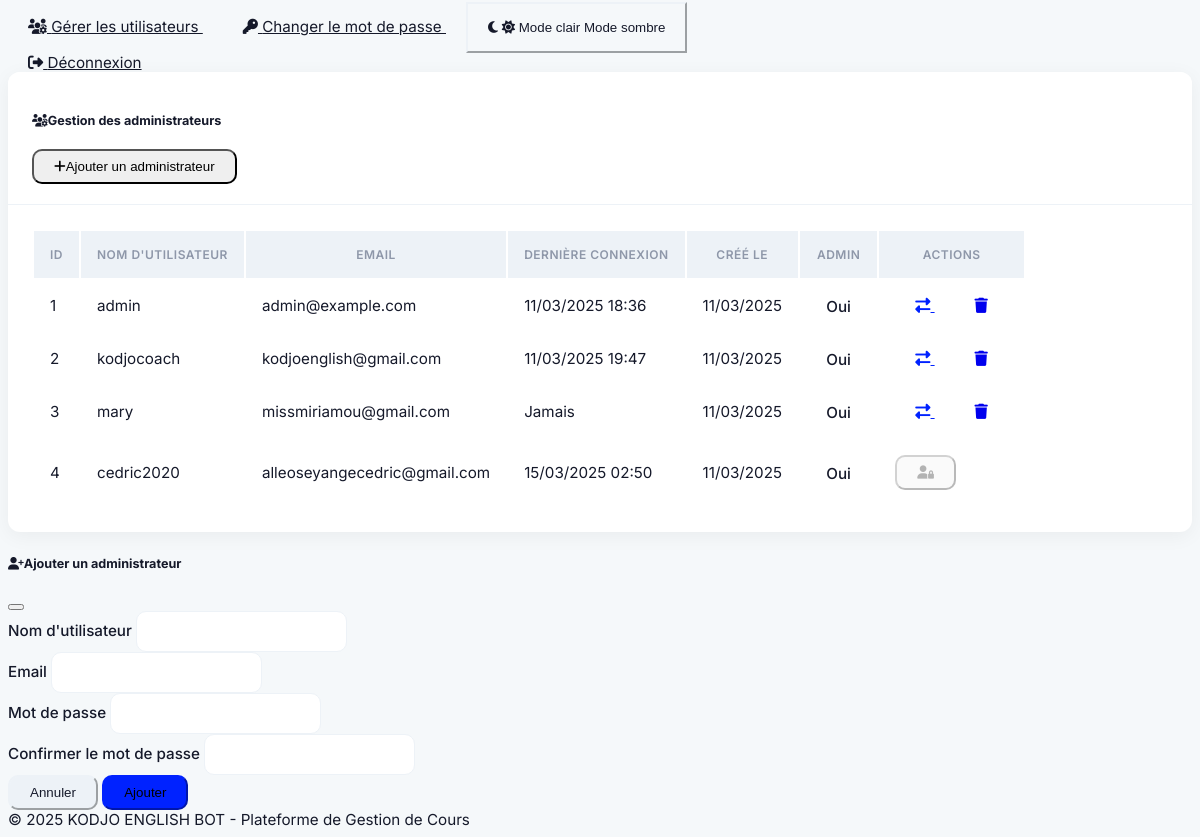
The app's page /admin-users (signed in, lower part), older data.
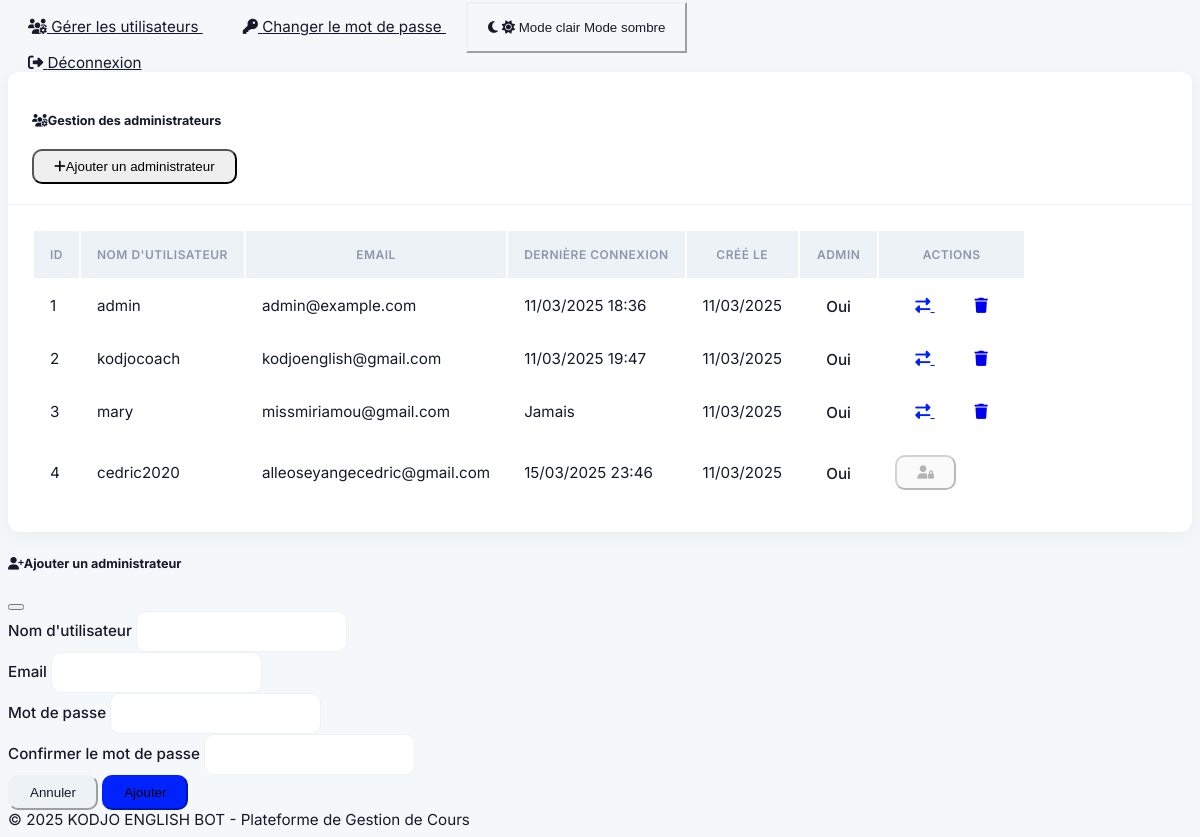
The same page, newer data.
### models.py (models this page shows, shortened)
class User(UserMixin, db.Model):
    id = db.Column(db.Integer, primary_key=True)
    username = db.Column(db.String(64), unique=True, nullable=False)
    email = db.Column(db.String(120), unique=True, nullable=False)
    password_hash = db.Column(db.String(256), nullable=False)
    is_admin = db.Column(db.Boolean, default=False)
    created_at = db.Column(db.DateTime, default=datetime.utcnow)
    last_login = db.Column(db.DateTime, nullable=True)

### routes.py (the view, shortened to what this page needs)
    @app.route('/admin-users', methods=['GET', 'POST'])
    @login_required
    def admin_users():
        if not current_user.is_admin:
            flash('Accès refusé. Vous devez être administrateur pour accéder à cette page.', 'danger')
            return redirect(url_for('dashboard'))
        form = AddAdminForm()
        users = User.query.all()
        return render_template('admin_users.html', users=users, form=form, current_user=current_user)

### forms.py (shortened to what this page needs)
class AddAdminForm(FlaskForm):
    username = StringField('Nom d\'utilisateur', validators=[DataRequired()])
    email = StringField('Email', validators=[DataRequired(), Email()])
    password = PasswordField('Mot de passe', validators=[
        DataRequired(),
        Length(min=8, message='Le mot de passe doit contenir au moins 8 caractères.')
    ])
    password2 = PasswordField('Confirmer le mot de passe', validators=[
        DataRequired(),
        EqualTo('password', message='Les mots de passe doivent correspondre.')
    ])
    submit = SubmitField('Ajouter')

### app.py (called while the page is built)
@login_manager.user_loader
def load_user(user_id):
    from models import User
    return User.query.get(int(user_id))

### templates/admin_users.html (shortened to what the changed rows need)
{% extends "layout.html" %}
{% block content %}
<div class="row">
    <div class="col-12">
        <div class="card shadow-sm border-0 rounded-lg mb-4">
            <div class="card-body">
                {% if users %}
                <div class="table-responsive">
                    <table class="table table-striped table-hover">
                        <thead class="table-light">
                            <tr>
                                <th>ID</th>
                                <th>Nom d'utilisateur</th>
                                <th>Email</th>
                                <th>Dernière connexion</th>
                                <th>Créé le</th>
                                <th>Admin</th>
                                <th>Actions</th>
                            </tr>
                        </thead>
                        <tbody>
                            {% for user in users %}
                            <tr>
                                <td>{{ user.id }}</td>
                                <td>{{ user.username }}</td>
                                <td>{{ user.email }}</td>
                                <td>
                                    {% if user.last_login %}
                                        {{ user.last_login.strftime('%d/%m/%Y %H:%M') }}
                                    {% else %}
                                        <span class="text-muted">Jamais</span>
                                    {% endif %}
                                </td>
                                <td>{{ user.created_at.strftime('%d/%m/%Y') }}</td>
                                <td>
                                    {% if user.is_admin %}
                                        <span class="badge bg-success">Oui</span>
                                    {% else %}
                                        <span class="badge bg-secondary">Non</span>
                                    {% endif %}
                                </td>
                                <td>
                                    <div class="btn-group btn-group-sm" role="group">
                                        {% if user.id != current_user.id %}
                                        <a href="{{ url_for('toggle_admin', user_id=user.id) }}" class="btn btn-outline-primary" title="Changer le statut admin">
                                            <i class="fas fa-exchange-alt"></i>
                                        </a>
                                        <a href="{{ url_for('delete_user', user_id=user.id) }}" class="btn btn-outline-danger" title="Supprimer"
                                           onclick="return confirm('Êtes-vous sûr de vouloir supprimer cet utilisateur?');">
                                            <i class="fas fa-trash"></i>
                                        </a>
                                        {% else %}
                                        <button class="btn btn-outline-secondary" disabled title="Vous ne pouvez pas modifier votre propre compte">
                                            <i class="fas fa-user-lock"></i>
                                        </button>
                                        {% endif %}
                                    </div>
                                </td>
                            </tr>
                            {% endfor %}
                        </tbody>
                    </table>
                </div>
                {% else %}
                <div class="alert alert-info">
                    <i class="fas fa-info-circle me-2"></i>Aucun utilisateur trouvé.
                </div>
                {% endif %}
            </div>
        </div>
    </div>
</div>
{% endblock %}

Row changes from the older to the newer data that the page shows:
changed User "cedric2020": last_login "15/03/2025 02:50" → "15/03/2025 23:46"
